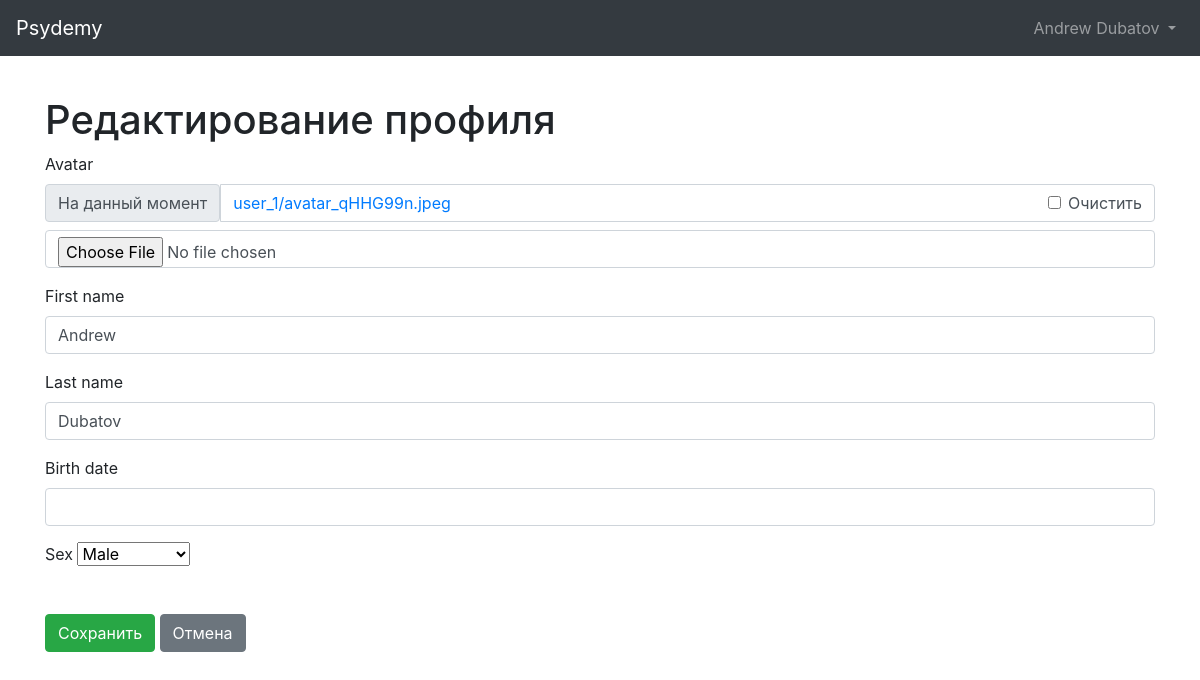
Page /users/1/update (signed in) on the earlier database version.
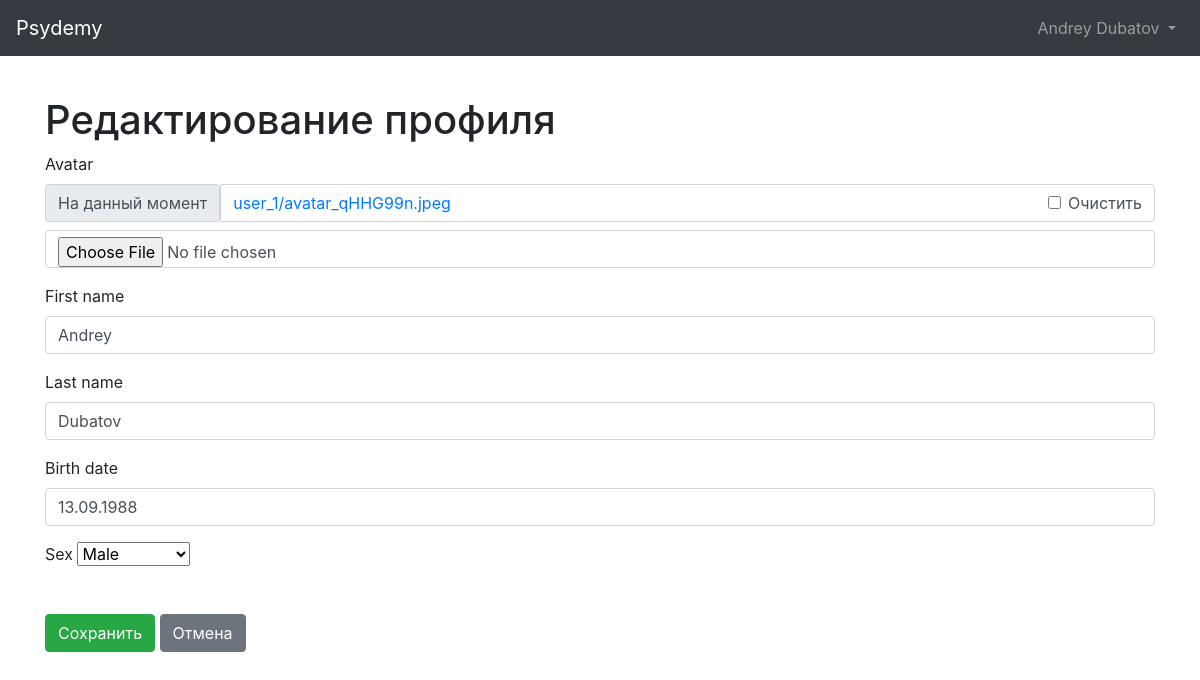
Same page on the later database version.
### users/models.py (models this page shows, shortened)
class CustomUser(AbstractUser):
    class Sex(models.IntegerChoices):
        FEMALE = 0, _('Female')
        MALE = 1, _('Male')
        __empty__ = _('(Не указан)')
    birth_date = models.DateField(blank=True, null=True)
    sex = models.IntegerField(choices=Sex.choices, null=True, blank=True)
    phone = models.CharField(max_length=12, blank=True)
    about = models.TextField(max_length=1000, blank=True, null=True)
    avatar = models.ImageField(upload_to=get_avatar_path, blank=True)

### users/views.py (the view, shortened to what this page needs)
# urls.py: path('<int:pk>/update', UserUpdateView.as_view(), name='user_update'),
class UserUpdateView(UserPassesTestMixin, UpdateView):
    model = get_user_model()
    context_name = 'user'
    template_name = 'users/user_update.html'
    fields = [
        'avatar',
        'first_name',
        'last_name',
        'birth_date',
        'sex']
    def test_func(self):
        return self.get_object() == self.request.user
    def get(self, request, *args, **kwargs):
        return super().get(request, *args, **kwargs)

### users/templates/users/user_update.html (shortened to what this page needs)
{% extends 'base.html' %}
{% load crispy_forms_tags %}
{% block content %}
<h1>Редактирование профиля</h1>
<form method="post" enctype="multipart/form-data">
    {{ form|crispy }}
    <input class="btn btn-success my-4" type="submit" value="Сохранить">
    <a class="btn btn-secondary my-4" href="{% url 'user_detail' user.pk %}">Отмена</a>
</form>
{% endblock content %}

### templates/base.html (shortened to what this page needs)
<!doctype html>
<html lang="en"> <head>
<link rel="stylesheet" href="https://stackpath.bootstrapcdn.com/bootstrap/4.1.3/css/bootstrap.min.css"
crossorigin="anonymous">
<title>{% block title %}{% endblock title %} – Psydemy</title> </head>
<body>
<nav class="navbar navbar-expand-md navbar-dark bg-dark mb-4">
     <a class="navbar-brand" href="{% url 'home' %}">Psydemy</a>
<div class="collapse navbar-collapse" id="navbarCollapse">
{% if user.is_authenticated %} <ul class="navbar-nav ml-auto">
<li class="nav-item">
<a class="nav-link dropdown-toggle" href="#" id="userMenu"
                data-toggle="dropdown" aria-haspopup="true"
                aria-expanded="false">
                {% if user.first_name or user.last_name %}
                {{ user.first_name }} {{ user.last_name }}
                {% else %}
                {{ user.username }}
                {% endif %}
</a>
 </li>
</ul>
{% else %}
<form class="form-inline ml-auto">
<a href="{% url 'login' %}" class="btn btn-outline-secondary">Войти в систему</a>
<a href="{% url 'signup' %}" class="btn btn-primary ml-2">Зарегистрироваться</a>
</form> {% endif %}
</div> </nav>
<div class="container overflow-hidden py-3">
{% block content %}
{% endblock content %}
</div>
</body> </html>

Differences in the rows shown:
changed CustomUser "Dubatov": first_name "Andrew" → "Andrey"; birth_date (not shown) → "13.09.1988"
